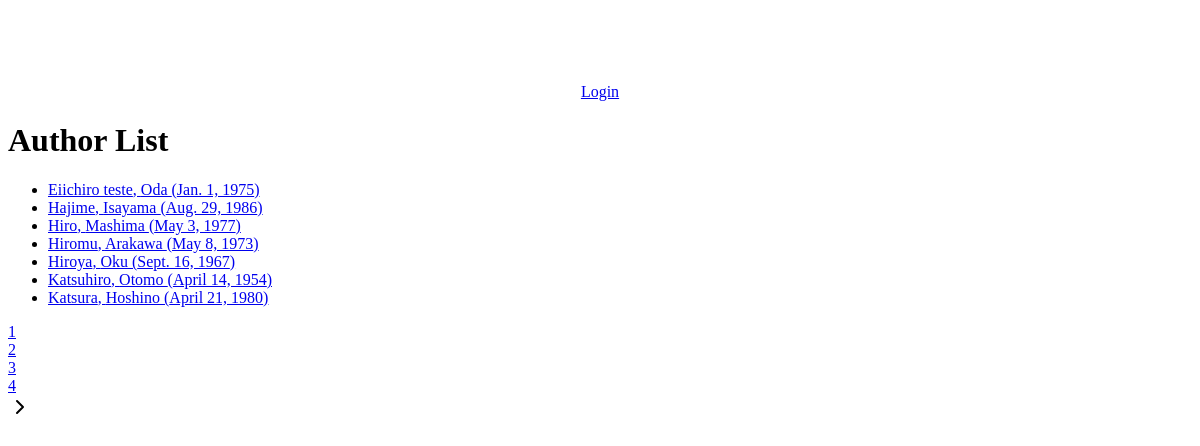
The app's page /catalog/authors/, older data.
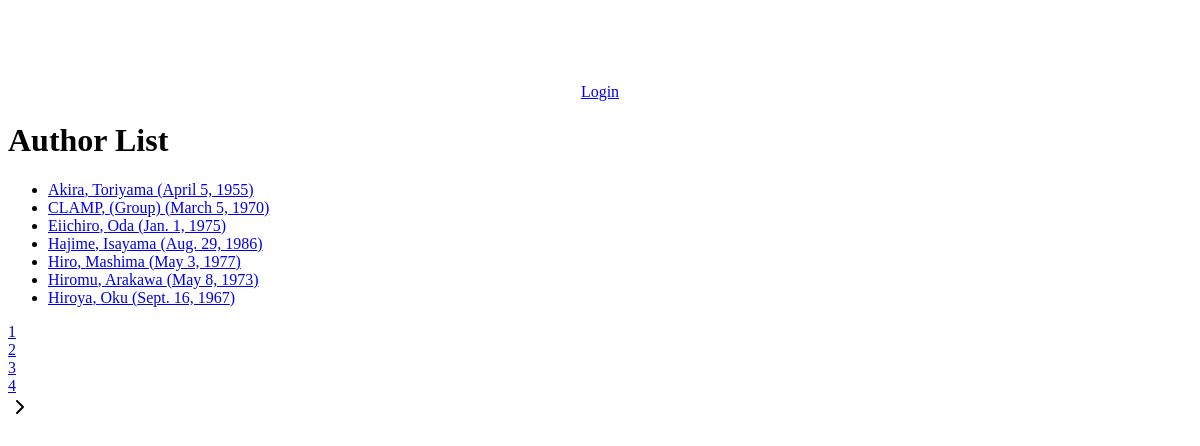
The same page, newer data.
### catalog/models.py (models this page shows, shortened)
class Author(models.Model):
    first_name = models.CharField(max_length=100)
    last_name = models.CharField(max_length=100)
    date_of_birth = models.DateField(null=True, blank=True)
    date_of_death = models.DateField('Died', null=True, blank=True)
    class Meta:
        ordering = ['first_name','last_name' ]

### catalog/views.py (the view)
# urls.py: path('authors/', views.AuthorListView.as_view(), name='authors'),
class AuthorListView(generic.ListView):
    model = Author
    paginate_by = 7

### catalog/templatetags/custom_tags.py (called while the page is built)
def get_range(value):
    return range(1, value + 1)

### catalog/templates/catalog/author_list.html (shortened to what this page needs)
{% extends "base_generic.html" %}
{% block content %}
  <h1>Author List</h1>
  {% if author_list %}
  <ul class="d-flex flex-column gap-2 ">
    {% for author in author_list %}
      <li>
        <a href="{% url 'author-detail' author.id %}">{{ author.first_name }}, {{author.last_name}} ({{author.date_of_birth}})</a>
      </li>
    {% endfor %}
  </ul>
  {% else %}
    <p>There are no authors in the library.</p>
  {% endif %}
{% endblock %}

### catalog/templates/base_generic.html (shortened to what this page needs)
<!doctype html>
<html lang="en" class="h-100">
  <head>
    {% load static %}
    <link rel="stylesheet" href="https://cdn.jsdelivr.net/npm/@tabler/core@1.0.0-beta17/dist/css/tabler.min.css">
    <link rel="stylesheet" href="https://cdn.jsdelivr.net/npm/@tabler/core@1.0.0-beta17/dist/css/tabler-flags.min.css">
    <link rel="stylesheet" href="https://cdn.jsdelivr.net/npm/@tabler/core@1.0.0-beta17/dist/css/tabler-payments.min.css">
    <link rel="stylesheet" href="https://cdn.jsdelivr.net/npm/@tabler/core@1.0.0-beta17/dist/css/tabler-vendors.min.css">
    <link rel="stylesheet" href="{% static 'css/styles.css' %}" />
  </head>
  <body class="h-100 ">
    <div class="container-fluid h-100">
      <div class="row h-100">
        <div class="col-sm-2  h-100 fixed-top bg-dark ">
          {% block sidebar %}
            <ul class=" sidebar-nav fs-4 h-100 ">
              <li><a class="link-side" href="{% url 'index' %}">Home</a></li>
              <li><a class="link-side" href="{% url 'books' %}">All books</a></li>
              <li><a class="link-side" href="{% url 'authors' %}">Authors</a></li>
              {% if user.is_authenticated %}
                {% if perms.catalog.i_am_librarian %}
                  <li><a class="link-side text-center" href="{% url 'all-borrowed' %}">All Books Borrowed </a></li>
                {% endif %}
              <li><a class="link-side" href="{% url 'my-borrowed' %}">My Borrowed</a></li>
              <form method="post" action="{% url 'logout' %}?next={{ request.path }}">
                {% csrf_token %}
                <button type="submit" class="btn btn-danger mt-2">Logout</button>
              </form>
              {% else %}
                <li><a class="btn btn-success mt-2 " href="{% url 'login'%}?next={{request.path}}">Login</a></li>
              {% endif %}
            </ul>
          {% endblock %}
        </div>
        <div class="col-sm-10 offset-2 bg-primary-lt">
          {% block content %}{% endblock %}
          {% block pagination %}
            {% if is_paginated %}
              <div class="pagination d-flex justify-content-center">
                <span class="page-links">
                  <span class="page-current">
                    <div class="d-flex gap-2 align-items-center">
                      {% load custom_tags %}
                      {% for num_page in page_obj.paginator.num_pages|get_range %}
                        {% if page_obj.paginator.num_pages < 7 %}
                          <a href="{{request.path}}?page={{num_page}}" class="field-input-page d-flex justify-content-center align-items-center {% if num_page == page_obj.number %}bg-dark{% else %} bg-gray-900{% endif %}" href="">
                            <div >
                              {{num_page}}
                            </div>
                          </a>
                        {% endif %}
                      {% endfor %}
                      {% if page_obj.has_next %}
                        <a class="svg-next" href="{{ request.path }}?page={{ page_obj.next_page_number }}">
                        </a>
                      {% endif %}
                    </div>
                  </span>
                </span>
              </div>
            {% endif %}
          {% endblock %}
        </div>
      </div>
    </div>
  </body>
</html>

### catalog/static/css/styles.css (style rules this page uses)
.sidebar-nav { margin-top: 20px; padding: 0; list-style: none; display: flex; flex-direction: column; align-items: center; }
.link-side { color: white; text-decoration: none; font-weight: bold; transition: all 100ms ease-out; font-size: 18px; }
.field-input-page { min-width: 30px; min-height: 30px; }

Row changes from the older to the newer data that the page shows:
removed Author: first_name "Eiichiro teste", last_name "Oda", date_of_birth "Jan. 1, 1975"
removed Author: first_name "Katsuhiro", last_name "Otomo", date_of_birth "April 14, 1954"
removed Author: first_name "Katsura", last_name "Hoshino", date_of_birth "April 21, 1980"
added Author: first_name "Akira", last_name "Toriyama", date_of_birth "April 5, 1955"
added Author: first_name "CLAMP", last_name "(Group)", date_of_birth "March 5, 1970"
added Author: first_name "Eiichiro", last_name "Oda", date_of_birth "Jan. 1, 1975"
